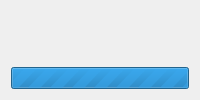
<?xml version="1.0" encoding="UTF-8"?>
<ui version="4.0">
 <class>progressDialog</class>
 <widget class="QDialog" name="progressDialog">
  <property name="windowTitle">
   <string>进度</string>
  </property>
  <property name="windowIcon">
   <iconset resource="../../res/resource.qrc">
    <normaloff>:/LDDC/img/icon/logo.png</normaloff>:/LDDC/img/icon/logo.png</iconset>
  </property>
  <property name="modal">
   <bool>false</bool>
  </property>
  <layout class="QVBoxLayout" name="verticalLayout">
   <item>
    <widget class="QLabel" name="label">
     <property name="text">
      <string notr="true"/>
     </property>
    </widget>
   </item>
   <item>
    <widget class="QProgressBar" name="progressBar">
     <property name="maximum">
      <number>0</number>
     </property>
     <property name="format">
      <string notr="true">%v/%m %p%</string>
     </property>
    </widget>
   </item>
  </layout>
 </widget>
 <resources>
  <include location="../../res/resource.qrc"/>
 </resources>
 <connections/>
</ui>
